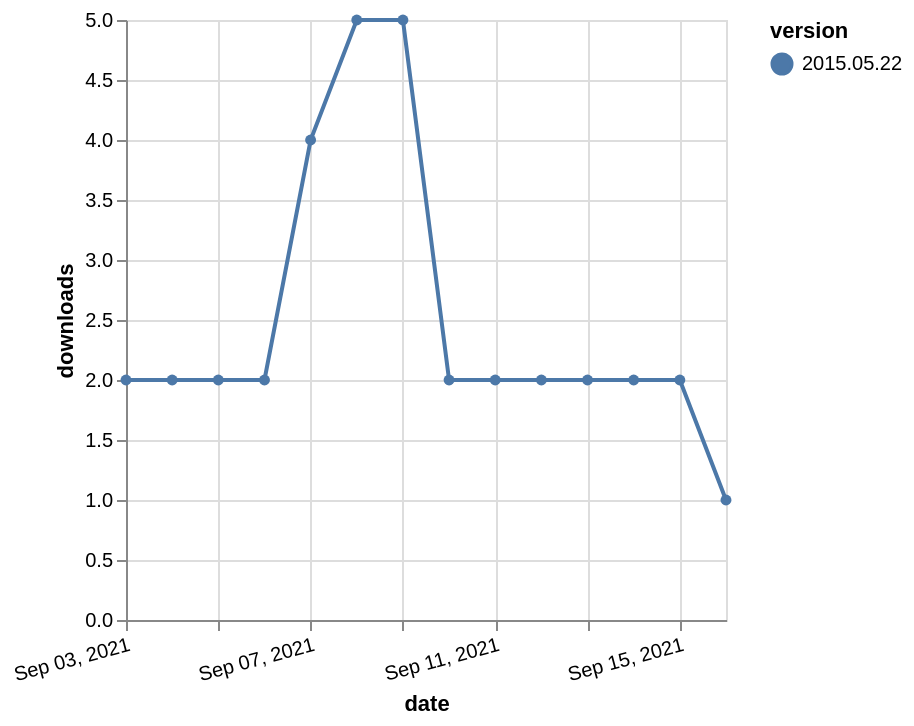

Describe this chart as a Vega-Lite specification.
### Vega-Lite specification from a JSON file in a GitHub repository (floating-point values rounded to 4 significant figures)
{"$schema": "https://vega.github.io/schema/vega-lite/v5.json", "description": "A simple bar chart with embedded data.", "data": {"values": [{"date": "2021-09-03", "total": 2421, "delta": 2, "version": "2015.05.22"}, {"date": "2021-09-04", "total": 2423, "delta": 2, "version": "2015.05.22"}, {"date": "2021-09-05", "total": 2425, "delta": 2, "version": "2015.05.22"}, {"date": "2021-09-06", "total": 2427, "delta": 2, "version": "2015.05.22"}, {"date": "2021-09-07", "total": 2431, "delta": 4, "version": "2015.05.22"}, {"date": "2021-09-08", "total": 2436, "delta": 5, "version": "2015.05.22"}, {"date": "2021-09-09", "total": 2441, "delta": 5, "version": "2015.05.22"}, {"date": "2021-09-10", "total": 2443, "delta": 2, "version": "2015.05.22"}, {"date": "2021-09-11", "total": 2445, "delta": 2, "version": "2015.05.22"}, {"date": "2021-09-12", "total": 2447, "delta": 2, "version": "2015.05.22"}, {"date": "2021-09-13", "total": 2449, "delta": 2, "version": "2015.05.22"}, {"date": "2021-09-14", "total": 2451, "delta": 2, "version": "2015.05.22"}, {"date": "2021-09-15", "total": 2453, "delta": 2, "version": "2015.05.22"}, {"date": "2021-09-16", "total": 2454, "delta": 1, "version": "2015.05.22"}]}, "width": "container", "mark": {"type": "line", "point": {"filled": true}}, "encoding": {"x": {"field": "date", "type": "temporal", "timeUnit": "yearmonthdate", "title": "date", "axis": {"labelAngle": -15}}, "y": {"field": "delta", "type": "quantitative", "title": "downloads"}, "color": {"field": "version", "type": "nominal"}, "tooltip": {"field": "delta"}}}
